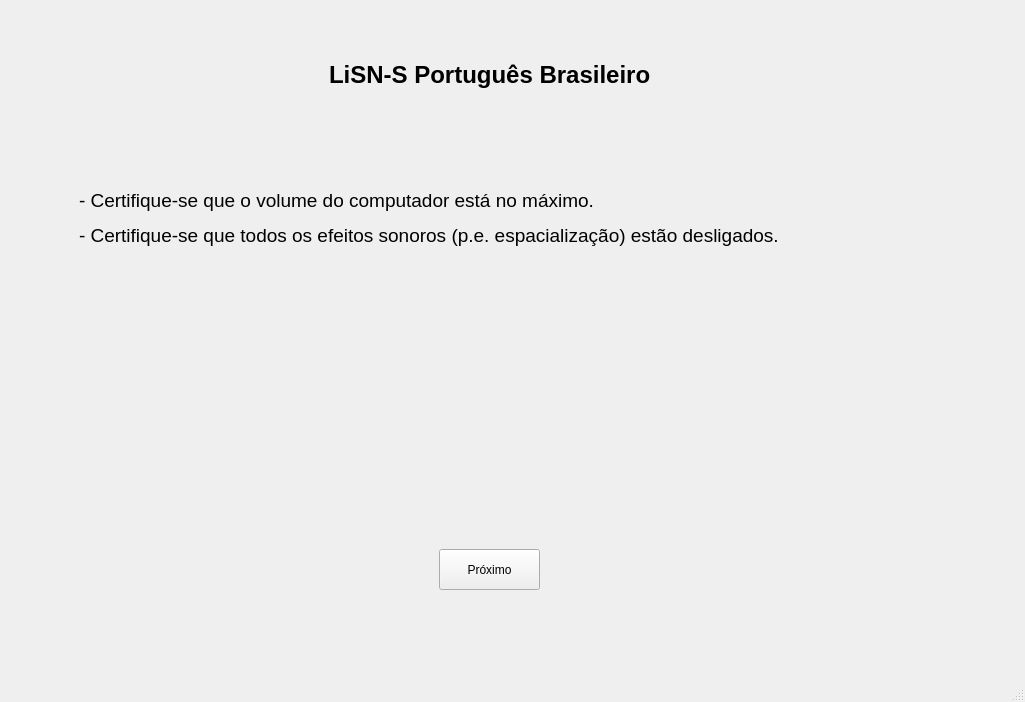
<?xml version="1.0" encoding="UTF-8"?>
<ui version="4.0">
 <class>MainWindow</class>
 <widget class="QMainWindow" name="MainWindow">
  <property name="geometry">
   <rect>
    <x>0</x>
    <y>0</y>
    <width>1025</width>
    <height>702</height>
   </rect>
  </property>
  <property name="windowTitle">
   <string>MainWindow</string>
  </property>
  <widget class="QWidget" name="centralwidget">
   <layout class="QVBoxLayout" name="verticalLayout">
    <item>
     <widget class="QStackedWidget" name="stackedWidget">
      <property name="currentIndex">
       <number>0</number>
      </property>
      <widget class="QWidget" name="opening_screen">
       <widget class="QLabel" name="Title">
        <property name="geometry">
         <rect>
          <x>320</x>
          <y>50</y>
          <width>441</width>
          <height>32</height>
         </rect>
        </property>
        <property name="text">
         <string>&lt;html&gt;&lt;head/&gt;&lt;body&gt;&lt;p&gt;&lt;span style=&quot; font-size:18pt; font-weight:700;&quot;&gt;LiSN-S Português Brasileiro&lt;/span&gt;&lt;/p&gt;&lt;/body&gt;&lt;/html&gt;</string>
        </property>
       </widget>
       <widget class="QLabel" name="label">
        <property name="geometry">
         <rect>
          <x>70</x>
          <y>150</y>
          <width>901</width>
          <height>118</height>
         </rect>
        </property>
        <property name="text">
         <string>&lt;html&gt;&lt;head/&gt;&lt;body&gt;&lt;p&gt;&lt;span style=&quot; font-size:14pt;&quot;&gt;- Certifique-se que o volume do computador está no máximo.&lt;/span&gt;&lt;/p&gt;&lt;p&gt;&lt;span style=&quot; font-size:14pt;&quot;&gt;- Certifique-se que todos os efeitos sonoros (p.e. espacialização) estão desligados.&lt;/span&gt;&lt;/p&gt;&lt;/body&gt;&lt;/html&gt;</string>
        </property>
       </widget>
       <widget class="QLabel" name="label_2">
        <property name="geometry">
         <rect>
          <x>410</x>
          <y>310</y>
          <width>161</width>
          <height>171</height>
         </rect>
        </property>
        <property name="text">
         <string/>
        </property>
        <property name="pixmap">
         <pixmap>unicamp_logo.svg</pixmap>
        </property>
        <property name="scaledContents">
         <bool>true</bool>
        </property>
       </widget>
       <widget class="QPushButton" name="buttonOpeningScreen">
        <property name="geometry">
         <rect>
          <x>430</x>
          <y>540</y>
          <width>101</width>
          <height>41</height>
         </rect>
        </property>
        <property name="text">
         <string>Próximo</string>
        </property>
       </widget>
      </widget>
      <widget class="QWidget" name="patient_forms">
       <widget class="QLabel" name="label_3">
        <property name="geometry">
         <rect>
          <x>270</x>
          <y>190</y>
          <width>33</width>
          <height>16</height>
         </rect>
        </property>
        <property name="text">
         <string>Nome</string>
        </property>
       </widget>
       <widget class="QLabel" name="label_4">
        <property name="geometry">
         <rect>
          <x>270</x>
          <y>230</y>
          <width>111</width>
          <height>16</height>
         </rect>
        </property>
        <property name="text">
         <string>Sobrenome</string>
        </property>
       </widget>
       <widget class="QLabel" name="label_5">
        <property name="geometry">
         <rect>
          <x>270</x>
          <y>270</y>
          <width>161</width>
          <height>16</height>
         </rect>
        </property>
        <property name="text">
         <string>Data de Nascimento</string>
        </property>
       </widget>
       <widget class="QLabel" name="label_7">
        <property name="geometry">
         <rect>
          <x>270</x>
          <y>310</y>
          <width>62</width>
          <height>16</height>
         </rect>
        </property>
        <property name="text">
         <string>Sexo</string>
        </property>
       </widget>
       <widget class="QLabel" name="label_15">
        <property name="geometry">
         <rect>
          <x>270</x>
          <y>90</y>
          <width>411</width>
          <height>32</height>
         </rect>
        </property>
        <property name="text">
         <string>&lt;html&gt;&lt;head/&gt;&lt;body&gt;&lt;p&gt;&lt;span style=&quot; font-size:18pt; font-weight:700;&quot;&gt;Informações do paciente&lt;/span&gt;&lt;/p&gt;&lt;/body&gt;&lt;/html&gt;</string>
        </property>
       </widget>
       <widget class="QComboBox" name="sexField">
        <property name="geometry">
         <rect>
          <x>460</x>
          <y>310</y>
          <width>80</width>
          <height>22</height>
         </rect>
        </property>
        <item>
         <property name="text">
          <string>Masculino</string>
         </property>
        </item>
        <item>
         <property name="text">
          <string>Feminino</string>
         </property>
        </item>
       </widget>
       <widget class="QDateEdit" name="birthdayDateField">
        <property name="geometry">
         <rect>
          <x>460</x>
          <y>270</y>
          <width>110</width>
          <height>22</height>
         </rect>
        </property>
        <property name="displayFormat">
         <string>dd/MM/yyyy</string>
        </property>
       </widget>
       <widget class="QLineEdit" name="nameField">
        <property name="geometry">
         <rect>
          <x>460</x>
          <y>190</y>
          <width>211</width>
          <height>21</height>
         </rect>
        </property>
       </widget>
       <widget class="QLineEdit" name="lastNameField">
        <property name="geometry">
         <rect>
          <x>460</x>
          <y>230</y>
          <width>211</width>
          <height>21</height>
         </rect>
        </property>
       </widget>
       <widget class="QPushButton" name="buttonSubmitPatient">
        <property name="geometry">
         <rect>
          <x>460</x>
          <y>400</y>
          <width>181</width>
          <height>41</height>
         </rect>
        </property>
        <property name="text">
         <string>Próximo</string>
        </property>
       </widget>
      </widget>
      <widget class="QWidget" name="equalizaion_screen">
       <widget class="MplWidget" name="MplWidget" native="true">
        <property name="geometry">
         <rect>
          <x>40</x>
          <y>50</y>
          <width>731</width>
          <height>411</height>
         </rect>
        </property>
        <property name="styleSheet">
         <string notr="true">background-color: rgb(0, 0, 0);</string>
        </property>
       </widget>
       <widget class="QLabel" name="label_8">
        <property name="geometry">
         <rect>
          <x>40</x>
          <y>0</y>
          <width>351</width>
          <height>51</height>
         </rect>
        </property>
        <property name="text">
         <string>&lt;html&gt;&lt;head/&gt;&lt;body&gt;&lt;p&gt;&lt;span style=&quot; font-size:14pt; font-weight:700;&quot;&gt;Equalização - Tipo de Teste:&lt;/span&gt;&lt;/p&gt;&lt;/body&gt;&lt;/html&gt;</string>
        </property>
       </widget>
       <widget class="QPushButton" name="buttonStartEqualization">
        <property name="geometry">
         <rect>
          <x>810</x>
          <y>220</y>
          <width>171</width>
          <height>41</height>
         </rect>
        </property>
        <property name="text">
         <string>Iniciar</string>
        </property>
       </widget>
       <widget class="QGroupBox" name="numPadContainer">
        <property name="geometry">
         <rect>
          <x>790</x>
          <y>330</y>
          <width>211</width>
          <height>311</height>
         </rect>
        </property>
        <property name="font">
         <font>
          <pointsize>12</pointsize>
          <bold>true</bold>
         </font>
        </property>
        <property name="title">
         <string>Palavras Corretas</string>
        </property>
        <widget class="QPushButton" name="buttonCorrectWords0">
         <property name="geometry">
          <rect>
           <x>20</x>
           <y>23</y>
           <width>51</width>
           <height>31</height>
          </rect>
         </property>
         <property name="text">
          <string>0</string>
         </property>
        </widget>
        <widget class="QPushButton" name="buttonCorrectWords1">
         <property name="geometry">
          <rect>
           <x>80</x>
           <y>23</y>
           <width>51</width>
           <height>31</height>
          </rect>
         </property>
         <property name="text">
          <string>1</string>
         </property>
        </widget>
        <widget class="QPushButton" name="buttonCorrectWords2">
         <property name="geometry">
          <rect>
           <x>140</x>
           <y>23</y>
           <width>51</width>
           <height>31</height>
          </rect>
         </property>
         <property name="text">
          <string>2</string>
         </property>
        </widget>
        <widget class="QPushButton" name="buttonCorrectWords3">
         <property name="geometry">
          <rect>
           <x>20</x>
           <y>60</y>
           <width>51</width>
           <height>31</height>
          </rect>
         </property>
         <property name="text">
          <string>3</string>
         </property>
        </widget>
        <widget class="QPushButton" name="buttonCorrectWords4">
         <property name="geometry">
          <rect>
           <x>80</x>
           <y>60</y>
           <width>51</width>
           <height>31</height>
          </rect>
         </property>
         <property name="text">
          <string>4</string>
         </property>
        </widget>
        <widget class="QPushButton" name="buttonCorrectWords5">
         <property name="geometry">
          <rect>
           <x>140</x>
           <y>60</y>
           <width>51</width>
           <height>31</height>
          </rect>
         </property>
         <property name="text">
          <string>5</string>
         </property>
        </widget>
        <widget class="QPushButton" name="buttonCorrectWords6">
         <property name="geometry">
          <rect>
           <x>20</x>
           <y>100</y>
           <width>51</width>
           <height>31</height>
          </rect>
         </property>
         <property name="text">
          <string>6</string>
         </property>
        </widget>
        <widget class="QPushButton" name="buttonCorrectWords7">
         <property name="geometry">
          <rect>
           <x>80</x>
           <y>100</y>
           <width>51</width>
           <height>31</height>
          </rect>
         </property>
         <property name="text">
          <string>7</string>
         </property>
        </widget>
        <widget class="QPushButton" name="buttonCorrectWords8">
         <property name="geometry">
          <rect>
           <x>140</x>
           <y>100</y>
           <width>51</width>
           <height>31</height>
          </rect>
         </property>
         <property name="text">
          <string>8</string>
         </property>
        </widget>
        <widget class="QPushButton" name="buttonCorrectWordsAll">
         <property name="geometry">
          <rect>
           <x>20</x>
           <y>140</y>
           <width>171</width>
           <height>31</height>
          </rect>
         </property>
         <property name="text">
          <string>Todas</string>
         </property>
        </widget>
        <widget class="QTextBrowser" name="correctWordsDisplay">
         <property name="geometry">
          <rect>
           <x>20</x>
           <y>180</y>
           <width>171</width>
           <height>71</height>
          </rect>
         </property>
         <property name="font">
          <font>
           <pointsize>22</pointsize>
           <bold>true</bold>
          </font>
         </property>
         <property name="html">
          <string>&lt;!DOCTYPE HTML PUBLIC &quot;-//W3C//DTD HTML 4.0//EN&quot; &quot;http://www.w3.org/TR/REC-html40/strict.dtd&quot;&gt;
&lt;html&gt;&lt;head&gt;&lt;meta name=&quot;qrichtext&quot; content=&quot;1&quot; /&gt;&lt;meta charset=&quot;utf-8&quot; /&gt;&lt;style type=&quot;text/css&quot;&gt;
p, li { white-space: pre-wrap; }
&lt;/style&gt;&lt;/head&gt;&lt;body style=&quot; font-family:'Segoe UI'; font-size:22pt; font-weight:700; font-style:normal;&quot;&gt;
&lt;p align=&quot;center&quot; style=&quot; margin-top:0px; margin-bottom:0px; margin-left:0px; margin-right:0px; -qt-block-indent:0; text-indent:0px;&quot;&gt;&lt;span style=&quot; font-size:28pt;&quot;&gt;--/--&lt;/span&gt;&lt;/p&gt;&lt;/body&gt;&lt;/html&gt;</string>
         </property>
        </widget>
        <widget class="QPushButton" name="buttonSubmitWords">
         <property name="geometry">
          <rect>
           <x>20</x>
           <y>260</y>
           <width>171</width>
           <height>41</height>
          </rect>
         </property>
         <property name="text">
          <string>Avançar</string>
         </property>
        </widget>
       </widget>
       <widget class="QLabel" name="phraseLabel">
        <property name="geometry">
         <rect>
          <x>70</x>
          <y>480</y>
          <width>44</width>
          <height>31</height>
         </rect>
        </property>
        <property name="text">
         <string>&lt;html&gt;&lt;head/&gt;&lt;body&gt;&lt;p&gt;&lt;span style=&quot; font-size:12pt; font-weight:700;&quot;&gt;Frase:&lt;/span&gt;&lt;/p&gt;&lt;/body&gt;&lt;/html&gt;</string>
        </property>
       </widget>
       <widget class="QLabel" name="blockLabel">
        <property name="geometry">
         <rect>
          <x>70</x>
          <y>530</y>
          <width>181</width>
          <height>31</height>
         </rect>
        </property>
        <property name="text">
         <string>&lt;html&gt;&lt;head/&gt;&lt;body&gt;&lt;p&gt;&lt;span style=&quot; font-size:12pt; font-weight:700;&quot;&gt;Contador de Frases:&lt;/span&gt;&lt;/p&gt;&lt;/body&gt;&lt;/html&gt;</string>
        </property>
       </widget>
       <widget class="QLabel" name="numberOfWordsLabel_2">
        <property name="geometry">
         <rect>
          <x>70</x>
          <y>570</y>
          <width>181</width>
          <height>31</height>
         </rect>
        </property>
        <property name="text">
         <string>&lt;html&gt;&lt;head/&gt;&lt;body&gt;&lt;p&gt;&lt;span style=&quot; font-size:12pt; font-weight:700;&quot;&gt;Número de Inversões:&lt;/span&gt;&lt;/p&gt;&lt;/body&gt;&lt;/html&gt;</string>
        </property>
       </widget>
       <widget class="QLabel" name="numberOfWordsLabel_3">
        <property name="geometry">
         <rect>
          <x>480</x>
          <y>570</y>
          <width>171</width>
          <height>31</height>
         </rect>
        </property>
        <property name="text">
         <string>&lt;html&gt;&lt;head/&gt;&lt;body&gt;&lt;p&gt;&lt;span style=&quot; font-size:12pt; font-weight:700;&quot;&gt;Desvio Padrão (Erro):&lt;/span&gt;&lt;/p&gt;&lt;/body&gt;&lt;/html&gt;</string>
        </property>
       </widget>
       <widget class="QLabel" name="numberOfWordsLabel_4">
        <property name="geometry">
         <rect>
          <x>70</x>
          <y>610</y>
          <width>171</width>
          <height>31</height>
         </rect>
        </property>
        <property name="text">
         <string>&lt;html&gt;&lt;head/&gt;&lt;body&gt;&lt;p&gt;&lt;span style=&quot; font-size:12pt; font-weight:700;&quot;&gt;SRT:&lt;/span&gt;&lt;/p&gt;&lt;/body&gt;&lt;/html&gt;</string>
        </property>
       </widget>
       <widget class="QPushButton" name="buttonEqualizationReset">
        <property name="geometry">
         <rect>
          <x>810</x>
          <y>50</y>
          <width>171</width>
          <height>41</height>
         </rect>
        </property>
        <property name="text">
         <string>Reiniciar teste atual</string>
        </property>
       </widget>
       <widget class="QPushButton" name="buttonNextTest">
        <property name="geometry">
         <rect>
          <x>810</x>
          <y>270</y>
          <width>171</width>
          <height>41</height>
         </rect>
        </property>
        <property name="text">
         <string>Próximo Teste</string>
        </property>
       </widget>
       <widget class="QTextBrowser" name="numberOfInversionsLabel">
        <property name="geometry">
         <rect>
          <x>260</x>
          <y>570</y>
          <width>71</width>
          <height>31</height>
         </rect>
        </property>
        <property name="font">
         <font>
          <pointsize>13</pointsize>
          <bold>false</bold>
         </font>
        </property>
        <property name="html">
         <string>&lt;!DOCTYPE HTML PUBLIC &quot;-//W3C//DTD HTML 4.0//EN&quot; &quot;http://www.w3.org/TR/REC-html40/strict.dtd&quot;&gt;
&lt;html&gt;&lt;head&gt;&lt;meta name=&quot;qrichtext&quot; content=&quot;1&quot; /&gt;&lt;meta charset=&quot;utf-8&quot; /&gt;&lt;style type=&quot;text/css&quot;&gt;
p, li { white-space: pre-wrap; }
&lt;/style&gt;&lt;/head&gt;&lt;body style=&quot; font-family:'Segoe UI'; font-size:13pt; font-weight:400; font-style:normal;&quot;&gt;
&lt;p align=&quot;center&quot; style=&quot; margin-top:0px; margin-bottom:0px; margin-left:0px; margin-right:0px; -qt-block-indent:0; text-indent:0px;&quot;&gt;&lt;span style=&quot; font-size:12pt; font-weight:700;&quot;&gt;--&lt;/span&gt;&lt;/p&gt;&lt;/body&gt;&lt;/html&gt;</string>
        </property>
       </widget>
       <widget class="QTextBrowser" name="standardDeviationErrorLabel">
        <property name="geometry">
         <rect>
          <x>670</x>
          <y>570</y>
          <width>71</width>
          <height>31</height>
         </rect>
        </property>
        <property name="font">
         <font>
          <pointsize>13</pointsize>
          <bold>false</bold>
         </font>
        </property>
        <property name="html">
         <string>&lt;!DOCTYPE HTML PUBLIC &quot;-//W3C//DTD HTML 4.0//EN&quot; &quot;http://www.w3.org/TR/REC-html40/strict.dtd&quot;&gt;
&lt;html&gt;&lt;head&gt;&lt;meta name=&quot;qrichtext&quot; content=&quot;1&quot; /&gt;&lt;meta charset=&quot;utf-8&quot; /&gt;&lt;style type=&quot;text/css&quot;&gt;
p, li { white-space: pre-wrap; }
&lt;/style&gt;&lt;/head&gt;&lt;body style=&quot; font-family:'Segoe UI'; font-size:13pt; font-weight:400; font-style:normal;&quot;&gt;
&lt;p align=&quot;center&quot; style=&quot; margin-top:0px; margin-bottom:0px; margin-left:0px; margin-right:0px; -qt-block-indent:0; text-indent:0px;&quot;&gt;&lt;span style=&quot; font-size:10pt; font-weight:700;&quot;&gt;--&lt;/span&gt;&lt;/p&gt;&lt;/body&gt;&lt;/html&gt;</string>
        </property>
       </widget>
       <widget class="QTextBrowser" name="srtLabel">
        <property name="geometry">
         <rect>
          <x>260</x>
          <y>610</y>
          <width>71</width>
          <height>31</height>
         </rect>
        </property>
        <property name="font">
         <font>
          <pointsize>13</pointsize>
          <bold>false</bold>
         </font>
        </property>
        <property name="html">
         <string>&lt;!DOCTYPE HTML PUBLIC &quot;-//W3C//DTD HTML 4.0//EN&quot; &quot;http://www.w3.org/TR/REC-html40/strict.dtd&quot;&gt;
&lt;html&gt;&lt;head&gt;&lt;meta name=&quot;qrichtext&quot; content=&quot;1&quot; /&gt;&lt;meta charset=&quot;utf-8&quot; /&gt;&lt;style type=&quot;text/css&quot;&gt;
p, li { white-space: pre-wrap; }
&lt;/style&gt;&lt;/head&gt;&lt;body style=&quot; font-family:'Segoe UI'; font-size:13pt; font-weight:400; font-style:normal;&quot;&gt;
&lt;p align=&quot;center&quot; style=&quot; margin-top:0px; margin-bottom:0px; margin-left:0px; margin-right:0px; -qt-block-indent:0; text-indent:0px;&quot;&gt;&lt;span style=&quot; font-size:10pt; font-weight:700;&quot;&gt;--&lt;/span&gt;&lt;/p&gt;&lt;/body&gt;&lt;/html&gt;</string>
        </property>
       </widget>
       <widget class="QTextBrowser" name="phraseLabelTranscription">
        <property name="geometry">
         <rect>
          <x>140</x>
          <y>480</y>
          <width>601</width>
          <height>31</height>
         </rect>
        </property>
        <property name="font">
         <font>
          <pointsize>11</pointsize>
          <bold>false</bold>
         </font>
        </property>
        <property name="html">
         <string>&lt;!DOCTYPE HTML PUBLIC &quot;-//W3C//DTD HTML 4.0//EN&quot; &quot;http://www.w3.org/TR/REC-html40/strict.dtd&quot;&gt;
&lt;html&gt;&lt;head&gt;&lt;meta name=&quot;qrichtext&quot; content=&quot;1&quot; /&gt;&lt;meta charset=&quot;utf-8&quot; /&gt;&lt;style type=&quot;text/css&quot;&gt;
p, li { white-space: pre-wrap; }
&lt;/style&gt;&lt;/head&gt;&lt;body style=&quot; font-family:'Segoe UI'; font-size:11pt; font-weight:400; font-style:normal;&quot;&gt;
&lt;p align=&quot;center&quot; style=&quot; margin-top:0px; margin-bottom:0px; margin-left:0px; margin-right:0px; -qt-block-indent:0; text-indent:0px;&quot;&gt;&lt;span style=&quot; font-size:10pt; font-weight:700;&quot;&gt;--&lt;/span&gt;&lt;/p&gt;&lt;/body&gt;&lt;/html&gt;</string>
        </property>
       </widget>
       <widget class="QTextBrowser" name="labelTestType">
        <property name="geometry">
         <rect>
          <x>330</x>
          <y>10</y>
          <width>441</width>
          <height>31</height>
         </rect>
        </property>
        <property name="font">
         <font>
          <pointsize>14</pointsize>
          <bold>false</bold>
         </font>
        </property>
        <property name="html">
         <string>&lt;!DOCTYPE HTML PUBLIC &quot;-//W3C//DTD HTML 4.0//EN&quot; &quot;http://www.w3.org/TR/REC-html40/strict.dtd&quot;&gt;
&lt;html&gt;&lt;head&gt;&lt;meta name=&quot;qrichtext&quot; content=&quot;1&quot; /&gt;&lt;meta charset=&quot;utf-8&quot; /&gt;&lt;style type=&quot;text/css&quot;&gt;
p, li { white-space: pre-wrap; }
&lt;/style&gt;&lt;/head&gt;&lt;body style=&quot; font-family:'Segoe UI'; font-size:14pt; font-weight:400; font-style:normal;&quot;&gt;
&lt;p align=&quot;center&quot; style=&quot; margin-top:0px; margin-bottom:0px; margin-left:0px; margin-right:0px; -qt-block-indent:0; text-indent:0px;&quot;&gt;&lt;span style=&quot; font-size:10pt; font-weight:700;&quot;&gt;--&lt;/span&gt;&lt;/p&gt;&lt;/body&gt;&lt;/html&gt;</string>
        </property>
       </widget>
       <widget class="QTextBrowser" name="blockLabelCounter">
        <property name="geometry">
         <rect>
          <x>260</x>
          <y>530</y>
          <width>71</width>
          <height>31</height>
         </rect>
        </property>
        <property name="font">
         <font>
          <pointsize>13</pointsize>
          <bold>false</bold>
         </font>
        </property>
        <property name="html">
         <string>&lt;!DOCTYPE HTML PUBLIC &quot;-//W3C//DTD HTML 4.0//EN&quot; &quot;http://www.w3.org/TR/REC-html40/strict.dtd&quot;&gt;
&lt;html&gt;&lt;head&gt;&lt;meta name=&quot;qrichtext&quot; content=&quot;1&quot; /&gt;&lt;meta charset=&quot;utf-8&quot; /&gt;&lt;style type=&quot;text/css&quot;&gt;
p, li { white-space: pre-wrap; }
&lt;/style&gt;&lt;/head&gt;&lt;body style=&quot; font-family:'Segoe UI'; font-size:13pt; font-weight:400; font-style:normal;&quot;&gt;
&lt;p align=&quot;center&quot; style=&quot; margin-top:0px; margin-bottom:0px; margin-left:0px; margin-right:0px; -qt-block-indent:0; text-indent:0px;&quot;&gt;&lt;span style=&quot; font-size:10pt; font-weight:700;&quot;&gt;--&lt;/span&gt;&lt;/p&gt;&lt;/body&gt;&lt;/html&gt;</string>
        </property>
       </widget>
       <widget class="QLabel" name="standardDeviationLabel_2">
        <property name="geometry">
         <rect>
          <x>480</x>
          <y>530</y>
          <width>171</width>
          <height>31</height>
         </rect>
        </property>
        <property name="text">
         <string>&lt;html&gt;&lt;head/&gt;&lt;body&gt;&lt;p&gt;&lt;span style=&quot; font-size:12pt; font-weight:700;&quot;&gt;Desvio Padrão:&lt;/span&gt;&lt;/p&gt;&lt;/body&gt;&lt;/html&gt;</string>
        </property>
       </widget>
       <widget class="QTextBrowser" name="standardDeviationLabel">
        <property name="geometry">
         <rect>
          <x>670</x>
          <y>530</y>
          <width>71</width>
          <height>31</height>
         </rect>
        </property>
        <property name="font">
         <font>
          <pointsize>13</pointsize>
          <bold>false</bold>
         </font>
        </property>
        <property name="html">
         <string>&lt;!DOCTYPE HTML PUBLIC &quot;-//W3C//DTD HTML 4.0//EN&quot; &quot;http://www.w3.org/TR/REC-html40/strict.dtd&quot;&gt;
&lt;html&gt;&lt;head&gt;&lt;meta name=&quot;qrichtext&quot; content=&quot;1&quot; /&gt;&lt;meta charset=&quot;utf-8&quot; /&gt;&lt;style type=&quot;text/css&quot;&gt;
p, li { white-space: pre-wrap; }
&lt;/style&gt;&lt;/head&gt;&lt;body style=&quot; font-family:'Segoe UI'; font-size:13pt; font-weight:400; font-style:normal;&quot;&gt;
&lt;p align=&quot;center&quot; style=&quot; margin-top:0px; margin-bottom:0px; margin-left:0px; margin-right:0px; -qt-block-indent:0; text-indent:0px;&quot;&gt;&lt;span style=&quot; font-size:10pt; font-weight:700;&quot;&gt;--&lt;/span&gt;&lt;/p&gt;&lt;/body&gt;&lt;/html&gt;</string>
        </property>
       </widget>
      </widget>
      <widget class="QWidget" name="page">
       <widget class="QLabel" name="label_9">
        <property name="geometry">
         <rect>
          <x>300</x>
          <y>50</y>
          <width>351</width>
          <height>41</height>
         </rect>
        </property>
        <property name="text">
         <string>&lt;html&gt;&lt;head/&gt;&lt;body&gt;&lt;p&gt;&lt;span style=&quot; font-size:18pt; font-weight:700;&quot;&gt;Teste completo!&lt;/span&gt;&lt;/p&gt;&lt;/body&gt;&lt;/html&gt;</string>
        </property>
       </widget>
       <widget class="QLabel" name="label_10">
        <property name="geometry">
         <rect>
          <x>70</x>
          <y>110</y>
          <width>901</width>
          <height>118</height>
         </rect>
        </property>
        <property name="text">
         <string>&lt;html&gt;&lt;head/&gt;&lt;body&gt;&lt;p&gt;&lt;span style=&quot; font-size:14pt;&quot;&gt;Um relatório em HTML foi gerado na past 'Reports'.&lt;/span&gt;&lt;/p&gt;&lt;p&gt;&lt;span style=&quot; font-size:14pt;&quot;&gt;Confira abaixo um resumo dos resultados de cada tipo de teste.&lt;/span&gt;&lt;/p&gt;&lt;/body&gt;&lt;/html&gt;</string>
        </property>
       </widget>
       <widget class="QPushButton" name="buttonCloseTest">
        <property name="geometry">
         <rect>
          <x>420</x>
          <y>480</y>
          <width>171</width>
          <height>81</height>
         </rect>
        </property>
        <property name="text">
         <string>Fechar</string>
        </property>
       </widget>
       <widget class="QTableWidget" name="tableResult">
        <property name="geometry">
         <rect>
          <x>130</x>
          <y>250</y>
          <width>751</width>
          <height>151</height>
         </rect>
        </property>
       </widget>
      </widget>
     </widget>
    </item>
   </layout>
  </widget>
  <widget class="QMenuBar" name="menubar">
   <property name="geometry">
    <rect>
     <x>0</x>
     <y>0</y>
     <width>1025</width>
     <height>22</height>
    </rect>
   </property>
  </widget>
  <widget class="QStatusBar" name="statusbar"/>
 </widget>
 <customwidgets>
  <customwidget>
   <class>MplWidget</class>
   <extends>QWidget</extends>
   <header>mplwidget.h</header>
   <container>1</container>
  </customwidget>
 </customwidgets>
 <resources/>
 <connections/>
</ui>
